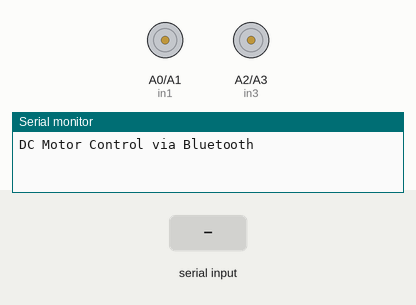
The sketch below on a simulated Arduino Uno, built with avr-gcc and run on an emulated ATmega328P. On the bench: motor-driver pin pairs drawn as motors (green arrow = first pin HIGH = forward, orange = second pin HIGH = backward, longer = more drive), the last lines printed to the serial monitor. Inputs (shaded band) come from the test bench.

Above: at 1.2 s.
1.3 s: "forward 1\n" received over Serial
At 1.8 s:
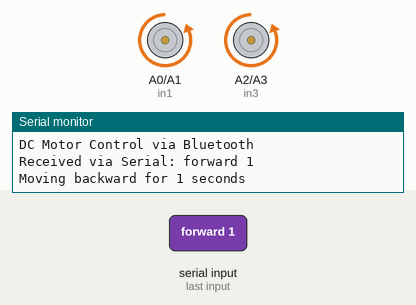
3.8 s: "back 1\n" received over Serial
At 4.6 s:
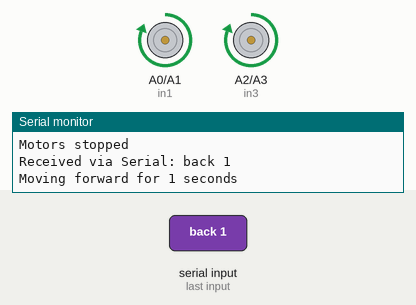
6.3 s: "left\n" received over Serial
At 7.0 s:
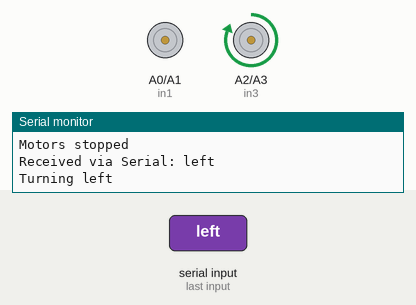
8.8 s: "right\n" received over Serial
At 9.6 s:
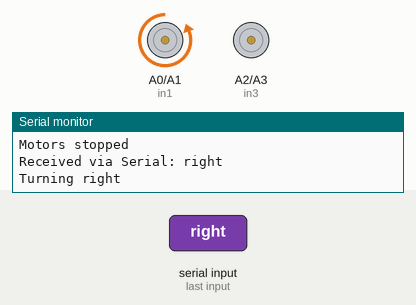
11.3 s: "forward 150\n" received over Serial
At 12.1 s:
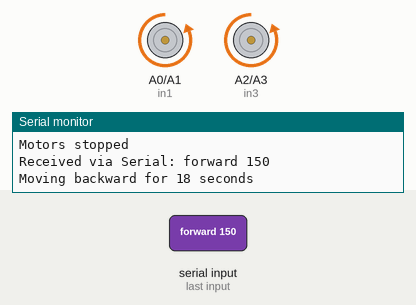
Timing chart, 0 to 31.8 s (numbered marks = the images above; inputs shaded):
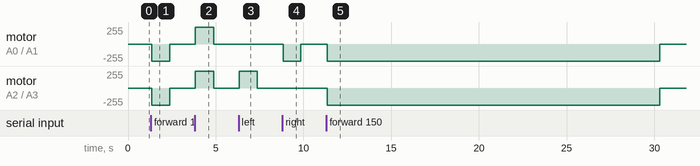

The sketch:

DCMotorCode2.ino
```cpp
#include <SoftwareSerial.h>

// Left Wheel
#define in1 A0
#define in2 A1
// Right Wheel
#define in3 A2
#define in4 A3

// Bluetooth RX/TX Pins
#define BT_RX 1   // Connect to TX of Bluetooth module
#define BT_TX 0   // Connect to RX of Bluetooth module

// Bluetooth Serial
SoftwareSerial bluetooth(BT_RX, BT_TX);

void setup() {
  pinMode(in1, OUTPUT);
  pinMode(in2, OUTPUT);
  pinMode(in3, OUTPUT);
  pinMode(in4, OUTPUT);

  Serial.begin(9600);
  bluetooth.begin(9600);

  Serial.println("DC Motor Control via Bluetooth");
  bluetooth.println("DC Motor Control via Bluetooth");
}

void loop() {
  // Check for serial input (from USB)
  if (Serial.available() > 0) {
    String command = Serial.readStringUntil('\n');
    command.trim();
    Serial.println("Received via Serial: " + command);
    bluetooth.println("Received via Bluetooth: " + command);

    handleCommand(command);
  }

  // Check for Bluetooth input
//  if (bluetooth.available() > 0) {
//    String command = bluetooth.readStringUntil('\n');
//    command.trim();
//    Serial.println("Received via BT: " + command);
//    bluetooth.println("Received via BT: " + command);
//
//    handleCommand(command);
//  }
}

// Helper functions
void moveBackward(int duration) {
  digitalWrite(in1, HIGH);
  digitalWrite(in2, LOW);
  digitalWrite(in3, HIGH);
  digitalWrite(in4, LOW);

  Serial.println("Moving forward for " + String(duration/1000) + " seconds");
  bluetooth.println("Moving forward for " + String(duration/1000) + " seconds");

  delay(duration);
  stopMotors();
}

void moveForward(int duration) {
  digitalWrite(in1, LOW);
  digitalWrite(in2, HIGH);
  digitalWrite(in3, LOW);
  digitalWrite(in4, HIGH);

  Serial.println("Moving backward for " + String(duration/1000) + " seconds");
  bluetooth.println("Moving backward for " + String(duration/1000) + " seconds");

  delay(duration);
  stopMotors();
}

void turnLeft() {
  digitalWrite(in1, LOW);
  digitalWrite(in2, LOW);  // Left wheel stops
  digitalWrite(in3, HIGH);
  digitalWrite(in4, LOW);  // Right wheel forward

  Serial.println("Turning left");
  bluetooth.println("Turning left");

  delay(1000);
  stopMotors();
}

void turnRight() {
  digitalWrite(in1, LOW);
  digitalWrite(in2, HIGH);  // Left wheel forward
  digitalWrite(in3, LOW);
  digitalWrite(in4, LOW);  // Right wheel stops

  Serial.println("Turning right");
  bluetooth.println("Turning right");

  delay(1000);
  stopMotors();
}

void stopMotors() {
  digitalWrite(in1, LOW);
  digitalWrite(in2, LOW);
  digitalWrite(in3, LOW);
  digitalWrite(in4, LOW);

  Serial.println("Motors stopped");
  bluetooth.println("Motors stopped");
}

void runSquare() {
  Serial.println("Running square pattern");
  bluetooth.println("Running square pattern");

  for (int i = 0; i < 4; i++) {
    moveForward(2000);
    turnLeft();
  }
}

void handleCommand(String command) {
  command.toLowerCase();
  int duration = 3000; // Default duration
  int spaceIndex = command.indexOf(' ');
  String mainCmd = command;

  // If there's a space, separate command and value
  if (spaceIndex > 0) {
    mainCmd = command.substring(0, spaceIndex);
    String timeStr = command.substring(spaceIndex + 1);
    int seconds = timeStr.toInt();
    if (seconds > 0) {
      duration = seconds * 1000;
    }
  }

  if (mainCmd == "forward") {
    moveForward(duration);
  } else if (mainCmd == "back" || mainCmd == "backward") {
    moveBackward(duration);
  } else if (command == "left") {
    turnLeft();
  } else if (command == "right") {
    turnRight();
  } else if (command == "stop") {
    stopMotors();
  } else if (command == "square") {
    runSquare();
  } else {
    Serial.println("Error: Unknown command!");
    Serial.println("Valid commands are:");
    Serial.println("- 'forward [seconds]': Move forward");
    Serial.println("- 'back [seconds]' or 'backward [seconds]': Move backward");
    Serial.println("- 'left': Turn left");
    Serial.println("- 'right': Turn right");
    Serial.println("- 'stop': Stop motors");
    Serial.println("- 'square': Run in square pattern");

    bluetooth.println("Error: Unknown command!");
    bluetooth.println("Valid commands are:");
    bluetooth.println("- 'forward [seconds]': Move forward");
    bluetooth.println("- 'back [seconds]' or 'backward [seconds]': Move backward");
    bluetooth.println("- 'left': Turn left");
    bluetooth.println("- 'right': Turn right");
    bluetooth.println("- 'stop': Stop motors");
    bluetooth.println("- 'square': Run in square pattern");
  }
}
```

Measured:
- after the input at 1.3 s, motor on A0 (in1) / A1 (in2), motor on A2 (in3) / A3 (in4): stopped → backward 255/255 after 0.05 s, → stopped 1.0 s later
- after the input at 3.8 s, motor on A0 (in1) / A1 (in2), motor on A2 (in3) / A3 (in4): stopped → forward 255/255 at once, → stopped 1.0 s later
- after the input at 6.3 s, motor on A2 (in3) / A3 (in4): stopped → forward 255/255 at once, → stopped 1.0 s later
- after the input at 8.8 s, motor on A0 (in1) / A1 (in2): stopped → backward 255/255 at once, → stopped 1.0 s later
- after the input at 11.3 s, motor on A0 (in1) / A1 (in2), motor on A2 (in3) / A3 (in4): stopped → backward 255/255 after 0.05 s, → stopped 19.0 s later
